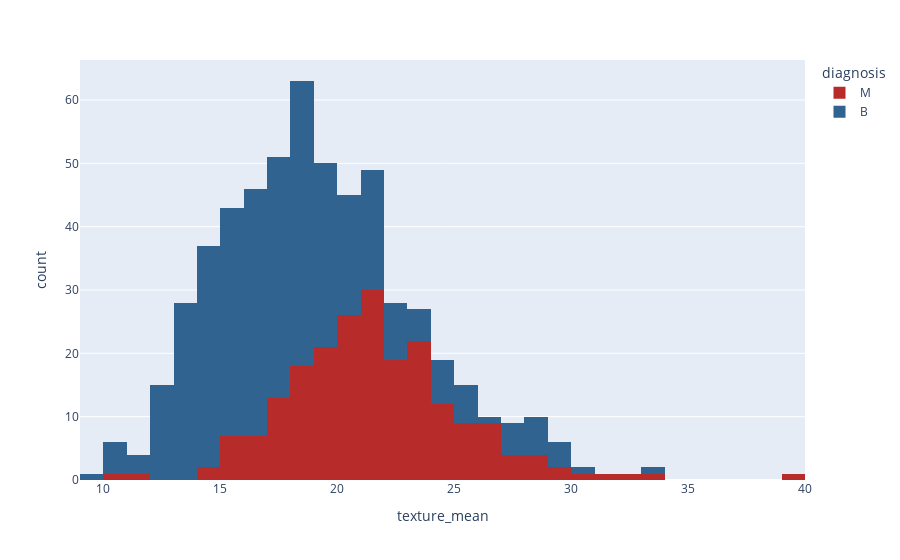

Notebook code cell kept with this figure:
### Code cell
px.histogram(data_frame=df, x='texture_mean', color='diagnosis', color_discrete_sequence=('#B82B2B', '#316391'))

### Figure 1 — Plotly figure (JSON) as saved in the notebook; plotly's stock layout.template omitted (floating-point values rounded to 4 significant figures; data arrays with more than 128 entries replaced by an {"elided": "..."} marker saying what was removed)
{"data": [{"alignmentgroup": "True", "bingroup": "x", "hovertemplate": "diagnosis=M<br>texture_mean=%{x}<br>count=%{y}<extra></extra>", "legendgroup": "M", "marker": {"color": "#B82B2B", "pattern": {"shape": ""}}, "name": "M", "offsetgroup": "M", "orientation": "v", "showlegend": true, "type": "histogram", "x": {"elided": "212 float values"}, "xaxis": "x", "yaxis": "y"}, {"alignmentgroup": "True", "bingroup": "x", "hovertemplate": "diagnosis=B<br>texture_mean=%{x}<br>count=%{y}<extra></extra>", "legendgroup": "B", "marker": {"color": "#316391", "pattern": {"shape": ""}}, "name": "B", "offsetgroup": "B", "orientation": "v", "showlegend": true, "type": "histogram", "x": {"elided": "357 float values"}, "xaxis": "x", "yaxis": "y"}], "layout": {"autosize": true, "barmode": "relative", "legend": {"title": {"text": "diagnosis"}, "tracegroupgap": 0}, "margin": {"t": 60}, "xaxis": {"anchor": "y", "autorange": true, "domain": [0, 1], "range": [9, 40], "title": {"text": "texture_mean"}, "type": "linear"}, "yaxis": {"anchor": "x", "autorange": true, "domain": [0, 1], "range": [0, 66.32], "title": {"text": "count"}}}}
